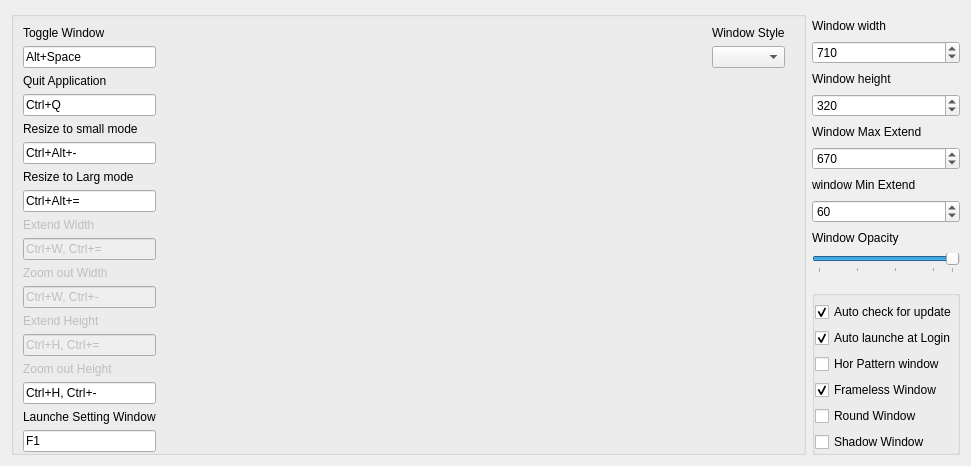
             <widget class="QWidget" name="tab_window">
              <attribute name="title">
               <string>Window</string>
              </attribute>
              <layout class="QGridLayout" name="gridLayout_28">
               <item row="0" column="0" rowspan="2">
                <widget class="QGroupBox" name="groupBox_5">
                 <property name="title">
                  <string/>
                 </property>
                 <property name="flat">
                  <bool>true</bool>
                 </property>
                 <layout class="QGridLayout" name="gridLayout_25">
                  <property name="bottomMargin">
                   <number>0</number>
                  </property>
                  <item row="3" column="0">
                   <widget class="QKeySequenceEdit" name="key_quit_app">
                    <property name="keySequence">
                     <string>Ctrl+Q</string>
                    </property>
                   </widget>
                  </item>
                  <item row="5" column="1">
                   <spacer name="horizontalSpacer_7">
                    <property name="orientation">
                     <enum>Qt::Horizontal</enum>
                    </property>
                    <property name="sizeType">
                     <enum>QSizePolicy::Fixed</enum>
                    </property>
                    <property name="sizeHint" stdset="0">
                     <size>
                      <width>550</width>
                      <height>20</height>
                     </size>
                    </property>
                   </spacer>
                  </item>
                  <item row="11" column="0">
                   <widget class="QKeySequenceEdit" name="key_zoomout_width">
                    <property name="enabled">
                     <bool>false</bool>
                    </property>
                    <property name="keySequence">
                     <string>Ctrl+W, Ctrl+-</string>
                    </property>
                   </widget>
                  </item>
                  <item row="9" column="0">
                   <widget class="QKeySequenceEdit" name="key_extend_width">
                    <property name="enabled">
                     <bool>false</bool>
                    </property>
                    <property name="keySequence">
                     <string>Ctrl+W, Ctrl+=</string>
                    </property>
                   </widget>
                  </item>
                  <item row="6" column="0">
                   <widget class="QLabel" name="label_35">
                    <property name="text">
                     <string>Resize to Larg mode</string>
                    </property>
                   </widget>
                  </item>
                  <item row="10" column="0">
                   <widget class="QLabel" name="label_32">
                    <property name="enabled">
                     <bool>false</bool>
                    </property>
                    <property name="text">
                     <string>Zoom out Width</string>
                    </property>
                   </widget>
                  </item>
                  <item row="13" column="0">
                   <widget class="QKeySequenceEdit" name="key_extend_height">
                    <property name="enabled">
                     <bool>false</bool>
                    </property>
                    <property name="keySequence">
                     <string>Ctrl+H, Ctrl+=</string>
                    </property>
                   </widget>
                  </item>
                  <item row="17" column="0">
                   <widget class="QKeySequenceEdit" name="key_open_settings">
                    <property name="keySequence">
                     <string>F1</string>
                    </property>
                   </widget>
                  </item>
                  <item row="4" column="0">
                   <widget class="QLabel" name="label_33">
                    <property name="text">
                     <string>Resize to small mode</string>
                    </property>
                   </widget>
                  </item>
                  <item row="8" column="0">
                   <widget class="QLabel" name="label_31">
                    <property name="enabled">
                     <bool>false</bool>
                    </property>
                    <property name="text">
                     <string>Extend Width</string>
                    </property>
                   </widget>
                  </item>
                  <item row="0" column="0">
                   <widget class="QLabel" name="label_30">
                    <property name="text">
                     <string>Toggle Window</string>
                    </property>
                   </widget>
                  </item>
                  <item row="5" column="0">
                   <widget class="QKeySequenceEdit" name="key_resize_to_small">
                    <property name="keySequence">
                     <string>Ctrl+Alt+-</string>
                    </property>
                   </widget>
                  </item>
                  <item row="2" column="0">
                   <widget class="QLabel" name="label_37">
                    <property name="text">
                     <string>Quit Application</string>
                    </property>
                   </widget>
                  </item>
                  <item row="12" column="0">
                   <widget class="QLabel" name="label_34">
                    <property name="enabled">
                     <bool>false</bool>
                    </property>
                    <property name="text">
                     <string>Extend Height</string>
                    </property>
                   </widget>
                  </item>
                  <item row="1" column="0">
                   <widget class="QKeySequenceEdit" name="key_toggle_window">
                    <property name="keySequence">
                     <string>Alt+Space</string>
                    </property>
                   </widget>
                  </item>
                  <item row="7" column="0">
                   <widget class="QKeySequenceEdit" name="key_resize_to_larg">
                    <property name="keySequence">
                     <string>Ctrl+Alt+=</string>
                    </property>
                   </widget>
                  </item>
                  <item row="16" column="0">
                   <widget class="QLabel" name="label_36">
                    <property name="text">
                     <string>Launche Setting Window</string>
                    </property>
                   </widget>
                  </item>
                  <item row="15" column="0">
                   <widget class="QKeySequenceEdit" name="key_zoomout_height">
                    <property name="enabled">
                     <bool>true</bool>
                    </property>
                    <property name="keySequence">
                     <string>Ctrl+H, Ctrl+-</string>
                    </property>
                   </widget>
                  </item>
                  <item row="14" column="0">
                   <widget class="QLabel" name="label_21">
                    <property name="enabled">
                     <bool>false</bool>
                    </property>
                    <property name="text">
                     <string>Zoom out Height</string>
                    </property>
                   </widget>
                  </item>
                  <item row="0" column="2" rowspan="18">
                   <widget class="QFrame" name="frame_14">
                    <property name="frameShape">
                     <enum>QFrame::NoFrame</enum>
                    </property>
                    <property name="frameShadow">
                     <enum>QFrame::Plain</enum>
                    </property>
                    <layout class="QGridLayout" name="gridLayout_22">
                     <property name="leftMargin">
                      <number>0</number>
                     </property>
                     <property name="topMargin">
                      <number>0</number>
                     </property>
                     <property name="bottomMargin">
                      <number>0</number>
                     </property>
                     <property name="horizontalSpacing">
                      <number>0</number>
                     </property>
                     <item row="1" column="0">
                      <widget class="QComboBox" name="window_style"/>
                     </item>
                     <item row="0" column="0">
                      <widget class="QLabel" name="label_6">
                       <property name="sizePolicy">
                        <sizepolicy hsizetype="Preferred" vsizetype="Fixed">
                         <horstretch>0</horstretch>
                         <verstretch>0</verstretch>
                        </sizepolicy>
                       </property>
                       <property name="text">
                        <string>Window Style</string>
                       </property>
                      </widget>
                     </item>
                     <item row="2" column="0">
                      <spacer name="verticalSpacer_3">
                       <property name="orientation">
                        <enum>Qt::Vertical</enum>
                       </property>
                       <property name="sizeHint" stdset="0">
                        <size>
                         <width>20</width>
                         <height>40</height>
                        </size>
                       </property>
                      </spacer>
                     </item>
                    </layout>
                   </widget>
                  </item>
                 </layout>
                </widget>
               </item>
               <item row="1" column="2">
                <widget class="QGroupBox" name="groupBox_6">
                 <property name="sizePolicy">
                  <sizepolicy hsizetype="Preferred" vsizetype="Fixed">
                   <horstretch>0</horstretch>
                   <verstretch>0</verstretch>
                  </sizepolicy>
                 </property>
                 <property name="title">
                  <string/>
                 </property>
                 <property name="flat">
                  <bool>true</bool>
                 </property>
                 <layout class="QGridLayout" name="gridLayout_26">
                  <property name="leftMargin">
                   <number>0</number>
                  </property>
                  <property name="topMargin">
                   <number>6</number>
                  </property>
                  <property name="rightMargin">
                   <number>0</number>
                  </property>
                  <property name="bottomMargin">
                   <number>0</number>
                  </property>
                  <property name="horizontalSpacing">
                   <number>0</number>
                  </property>
                  <property name="verticalSpacing">
                   <number>6</number>
                  </property>
                  <item row="1" column="0">
                   <widget class="QCheckBox" name="check_auto_launche">
                    <property name="text">
                     <string>Auto launche at Login</string>
                    </property>
                    <property name="checked">
                     <bool>true</bool>
                    </property>
                   </widget>
                  </item>
                  <item row="4" column="0">
                   <widget class="QCheckBox" name="check_round">
                    <property name="text">
                     <string>Round Window</string>
                    </property>
                    <property name="checked">
                     <bool>false</bool>
                    </property>
                   </widget>
                  </item>
                  <item row="3" column="0">
                   <widget class="QCheckBox" name="check_frameless">
                    <property name="text">
                     <string>Frameless Window</string>
                    </property>
                    <property name="checked">
                     <bool>true</bool>
                    </property>
                   </widget>
                  </item>
                  <item row="2" column="0">
                   <widget class="QCheckBox" name="check_hor_pattern">
                    <property name="text">
                     <string>Hor Pattern window</string>
                    </property>
                   </widget>
                  </item>
                  <item row="0" column="0">
                   <widget class="QCheckBox" name="check_auto_update">
                    <property name="text">
                     <string>Auto check for update</string>
                    </property>
                    <property name="checked">
                     <bool>true</bool>
                    </property>
                    <property name="tristate">
                     <bool>false</bool>
                    </property>
                   </widget>
                  </item>
                  <item row="5" column="0">
                   <widget class="QCheckBox" name="check_shadow">
                    <property name="text">
                     <string>Shadow Window</string>
                    </property>
                   </widget>
                  </item>
                 </layout>
                </widget>
               </item>
               <item row="0" column="2">
                <widget class="QFrame" name="frame_11">
                 <property name="frameShape">
                  <enum>QFrame::NoFrame</enum>
                 </property>
                 <property name="frameShadow">
                  <enum>QFrame::Plain</enum>
                 </property>
                 <layout class="QGridLayout" name="gridLayout_27">
                  <property name="leftMargin">
                   <number>0</number>
                  </property>
                  <property name="topMargin">
                   <number>0</number>
                  </property>
                  <property name="rightMargin">
                   <number>0</number>
                  </property>
                  <property name="bottomMargin">
                   <number>0</number>
                  </property>
                  <property name="spacing">
                   <number>0</number>
                  </property>
                  <item row="5" column="0">
                   <widget class="QSpinBox" name="window_max_extend">
                    <property name="minimum">
                     <number>300</number>
                    </property>
                    <property name="maximum">
                     <number>999999999</number>
                    </property>
                    <property name="value">
                     <number>670</number>
                    </property>
                   </widget>
                  </item>
                  <item row="9" column="0">
                   <widget class="QSlider" name="window_opacity">
                    <property name="sizePolicy">
                     <sizepolicy hsizetype="Preferred" vsizetype="Fixed">
                      <horstretch>0</horstretch>
                      <verstretch>0</verstretch>
                     </sizepolicy>
                    </property>
                    <property name="minimum">
                     <number>3</number>
                    </property>
                    <property name="maximum">
                     <number>10</number>
                    </property>
                    <property name="value">
                     <number>10</number>
                    </property>
                    <property name="orientation">
                     <enum>Qt::Horizontal</enum>
                    </property>
                    <property name="tickPosition">
                     <enum>QSlider::TicksBelow</enum>
                    </property>
                    <property name="tickInterval">
                     <number>2</number>
                    </property>
                   </widget>
                  </item>
                  <item row="6" column="0">
                   <widget class="QLabel" name="label_41">
                    <property name="sizePolicy">
                     <sizepolicy hsizetype="Preferred" vsizetype="Fixed">
                      <horstretch>0</horstretch>
                      <verstretch>0</verstretch>
                     </sizepolicy>
                    </property>
                    <property name="text">
                     <string>window Min Extend</string>
                    </property>
                   </widget>
                  </item>
                  <item row="7" column="0">
                   <widget class="QSpinBox" name="window_min_extend">
                    <property name="minimum">
                     <number>30</number>
                    </property>
                    <property name="maximum">
                     <number>999999999</number>
                    </property>
                    <property name="value">
                     <number>60</number>
                    </property>
                   </widget>
                  </item>
                  <item row="2" column="0">
                   <widget class="QLabel" name="label_39">
                    <property name="sizePolicy">
                     <sizepolicy hsizetype="Preferred" vsizetype="Fixed">
                      <horstretch>0</horstretch>
                      <verstretch>0</verstretch>
                     </sizepolicy>
                    </property>
                    <property name="text">
                     <string>Window height</string>
                    </property>
                   </widget>
                  </item>
                  <item row="3" column="0">
                   <widget class="QSpinBox" name="window_height">
                    <property name="minimum">
                     <number>200</number>
                    </property>
                    <property name="maximum">
                     <number>999999999</number>
                    </property>
                    <property name="value">
                     <number>320</number>
                    </property>
                   </widget>
                  </item>
                  <item row="4" column="0">
                   <widget class="QLabel" name="label_40">
                    <property name="sizePolicy">
                     <sizepolicy hsizetype="Preferred" vsizetype="Fixed">
                      <horstretch>0</horstretch>
                      <verstretch>0</verstretch>
                     </sizepolicy>
                    </property>
                    <property name="text">
                     <string>Window Max Extend</string>
                    </property>
                   </widget>
                  </item>
                  <item row="1" column="0">
                   <widget class="QSpinBox" name="window_width">
                    <property name="styleSheet">
                     <string notr="true"/>
                    </property>
                    <property name="frame">
                     <bool>true</bool>
                    </property>
                    <property name="minimum">
                     <number>300</number>
                    </property>
                    <property name="maximum">
                     <number>999999999</number>
                    </property>
                    <property name="value">
                     <number>710</number>
                    </property>
                   </widget>
                  </item>
                  <item row="8" column="0">
                   <widget class="QLabel" name="label_42">
                    <property name="sizePolicy">
                     <sizepolicy hsizetype="Preferred" vsizetype="Fixed">
                      <horstretch>0</horstretch>
                      <verstretch>0</verstretch>
                     </sizepolicy>
                    </property>
                    <property name="text">
                     <string>Window Opacity</string>
                    </property>
                   </widget>
                  </item>
                  <item row="0" column="0">
                   <widget class="QLabel" name="label_38">
                    <property name="sizePolicy">
                     <sizepolicy hsizetype="Preferred" vsizetype="Fixed">
                      <horstretch>0</horstretch>
                      <verstretch>0</verstretch>
                     </sizepolicy>
                    </property>
                    <property name="text">
                     <string>Window width</string>
                    </property>
                   </widget>
                  </item>
                 </layout>
                </widget>
               </item>
              </layout>
             </widget>
